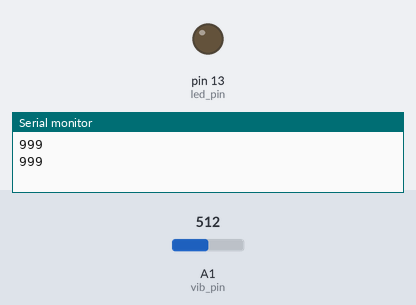
Simulated run of this sketch. Board: Arduino Uno, built with avr-gcc and run on an emulated ATmega328P. Parts: output pins drawn as LEDs (lit = HIGH), the last lines printed to the serial monitor. Inputs (shaded band) come from the test bench; at power-on: A1 (vib_pin) = 512.

Above: at 1.8 s.
1.9 s: A1 (vib_pin) set to 493
At 3.2 s:
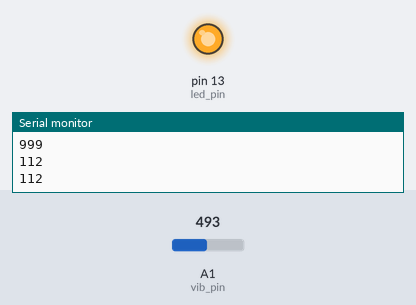
3.5 s: A1 (vib_pin) set to 510
At 4.8 s:
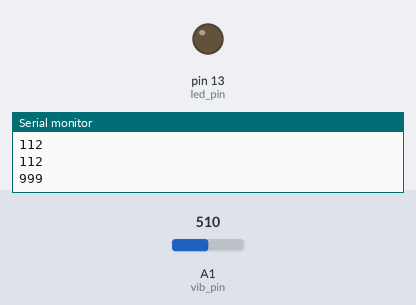
5.5 s: A1 (vib_pin) set to 490
At 6.4 s:
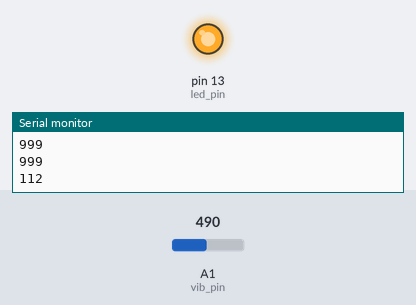
Timing chart, 0 to 8.5 s (numbered marks = the images above; inputs shaded):
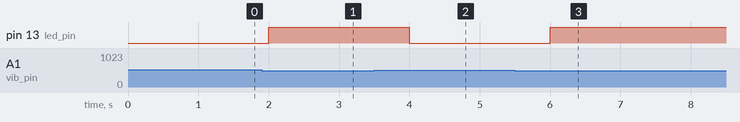

Measured:
- the behaviour switches between 501 and 500 on A1 (vib_pin) (found by bisection; images 0 and 1)
- after the input at 1.9 s, pin 13 (led_pin): LOW → HIGH after 0.10 s
- after the input at 3.5 s, pin 13 (led_pin): HIGH → LOW after 0.50 s
- after the input at 5.5 s, pin 13 (led_pin): LOW → HIGH after 0.50 s

The sketch:

VibrationSensor.ino
```cpp
#define vib_pin A1  // if vibrated: LOW, else: HIGH
int led_pin=13;

void setup() {
  Serial.begin(9600);
  pinMode(vib_pin,INPUT);
  pinMode(led_pin,OUTPUT);
}

void loop() {
  int val;
  val=analogRead(vib_pin);
  if(val>500)
  {
    digitalWrite(led_pin, LOW);
    Serial.println("999");
    delay(1000);
   }
   else
   {
    digitalWrite(led_pin, HIGH);
   Serial.println("112");
   delay(1000);
   }
}
```
